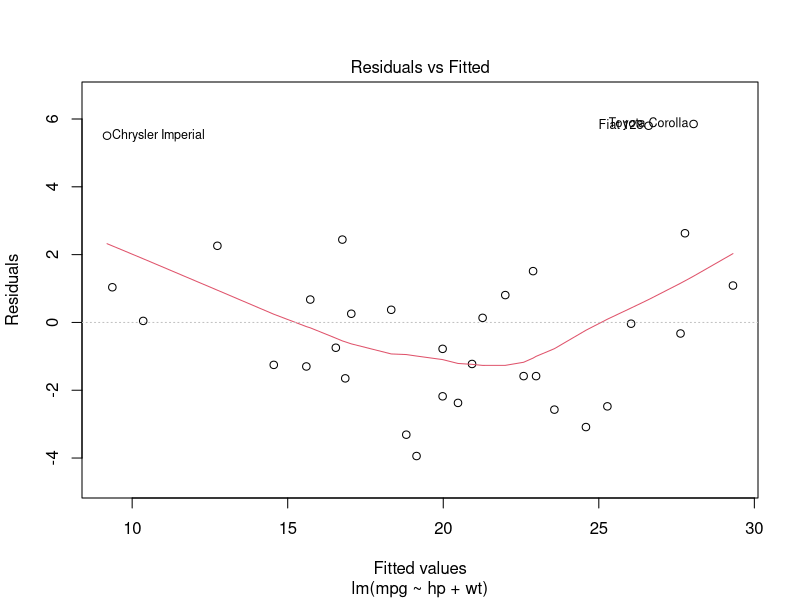
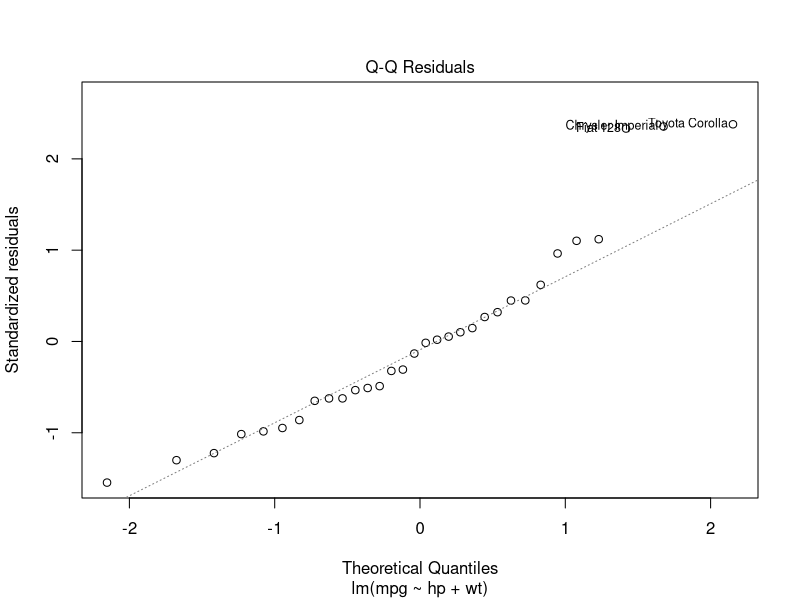
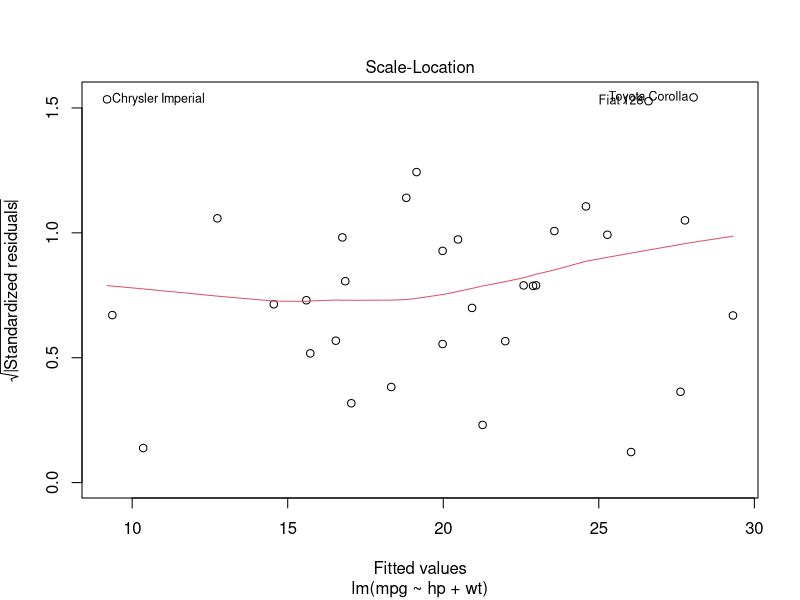
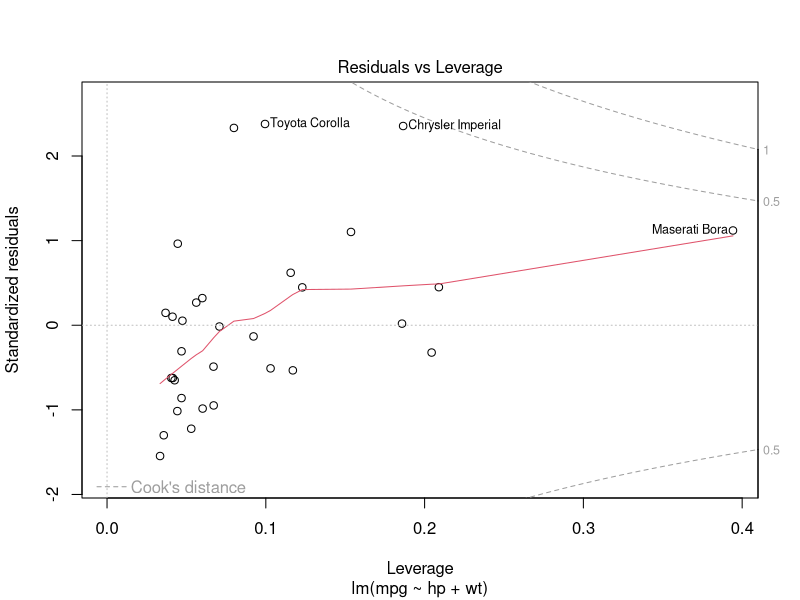
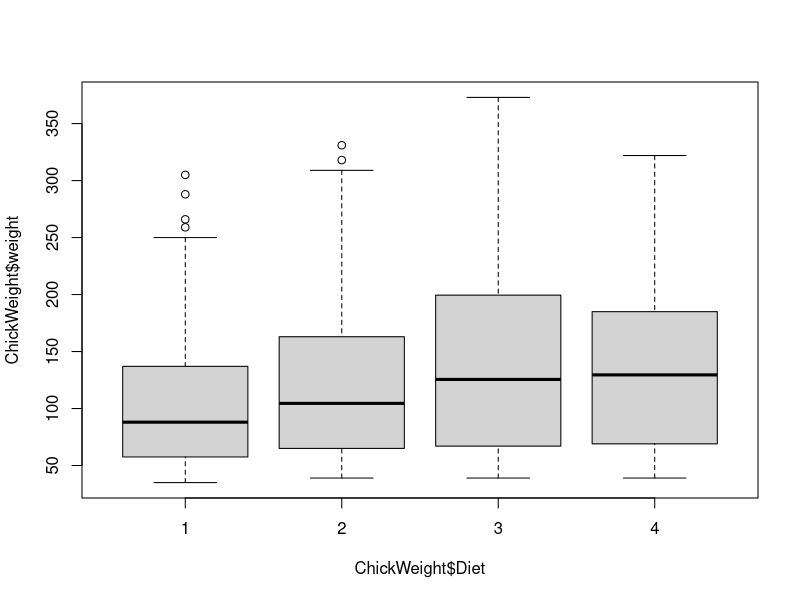
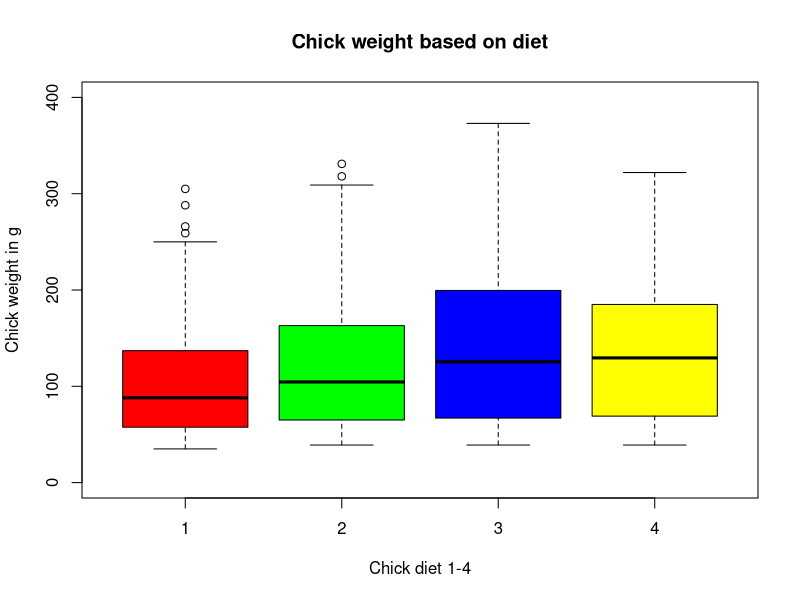
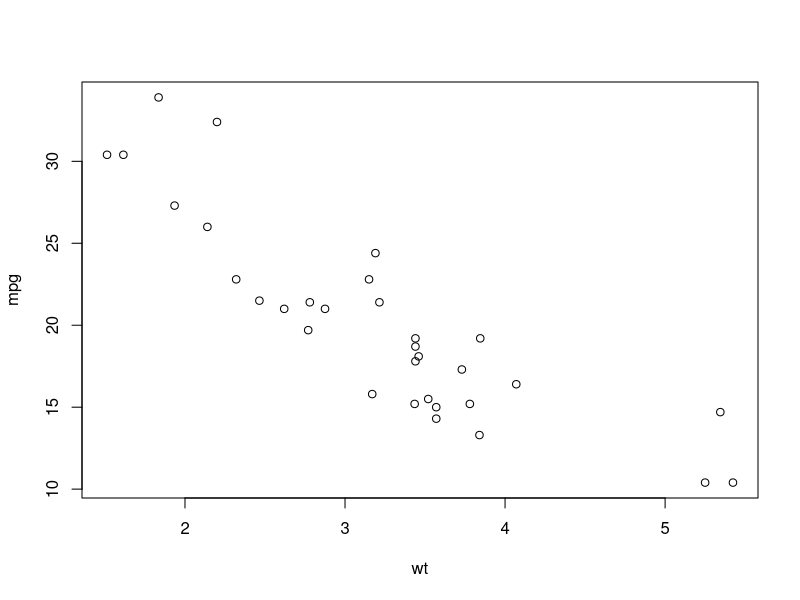
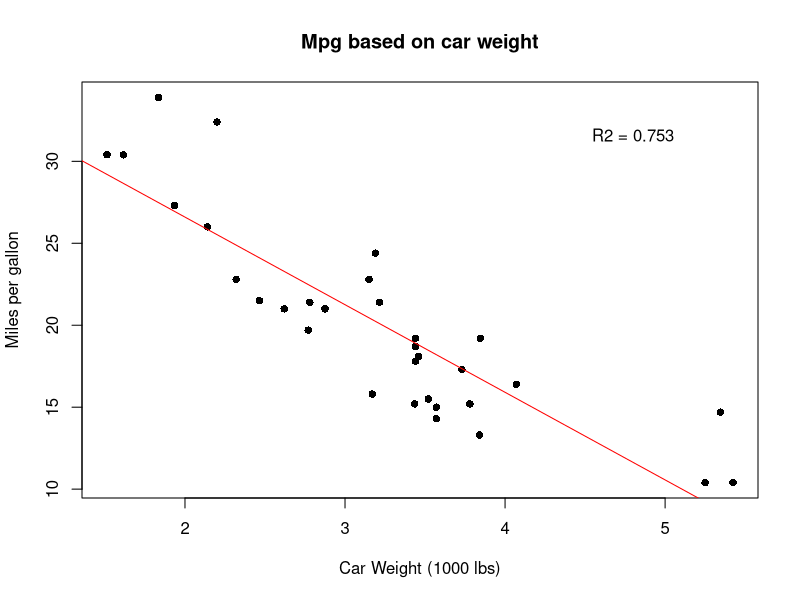

These figures' R source, in order:
### Workshop 3 Notes ####

# Today we will cover: 1) basic statistics and 2) plotting 


### 1: Statistics #####
# We've previously worked through examples of calculating descriptive statistics
# like the mean, range, etc on whole data & subsets of data
# There are many, many tools for statistical analysis either within base R or contained in other packages 
# Some examples include: 
# Chi-squared, fisher's exact test, correlations, t-tests, non-parametric stats, 
# multiple regression, cross-validation, variable selection, outlier detection
# ANOVAs, power calculations

#### ANOVA Example ####

View(ChickWeight)
# You have info on the weights of chicks on different diets (1-4)
# You want to see if there's a mean difference in chick weight based on diet
# This can be tested statistically using an ANOVA function executed through the "aov" function in base R

# If you wanted to check the assumptions of equal variance - you could run:
aggregate(ChickWeight$weight ~ ChickWeight$Diet, FUN = var)

# Assuming your data are appropriate for ANOVA:
fit = aov(ChickWeight$weight ~ ChickWeight$Diet)
# aov is the name of the function that fits an analysis of variance model
# The first argument is the dependent or outcome variable
# The second argument, after the ~, is the independent variable
# To see the results of this model fit:
summary(fit)

# Another way you could have coded this:
fit = aov(weight ~ Diet, data = ChickWeight)

#### Multiple regression Example ####

# Will be using the mtcars dataset (info about fuel consumption & other features of cars for 32 cars)
View(mtcars)

# Want to create a model to understand how different car features affect the fuel consumption
# You have prior knowledge that displacement, horsepower, weight and 1/4 mile time are related to fuel consumption

model = lm(mpg ~ disp + hp + wt + qsec, data = mtcars)

# lm is the function used to fit linear models (with single or multiple explanatory variables)
# Again the left most argument is the outcome variable and the variables after the '~' are the explanatory variables

# Use the summary command to inspect the model output
summary(model)
# We can see we get estimates of the coefficients, pvalues, info about the R^2, etc.

# But we're not sure this is the best model... want to do variable selection to figure this out
# Can do this using tools in the "MASS" package which you may have already installed
# install.packages("MASS")
library(MASS)

step.model = stepAIC(model, direction = "both")
# The stepAIC function provides step-wise variable selection
# If the AIC of the new model (after adding or removing variables) is lower, it keeps going in that direction

# Look at the output of this model selection process by again using the summary tool
summary(step.model)

# Can also examine the appropriateness of the model by looking at residuals:
plot(step.model)
# If you wanted to compare AIC of your original model to your new model from variable selection

AIC(model)
AIC(step.model)
BIC(model)
BIC(step.model)

# If we had data about some new car that's being made and we wanted to predict their gas mileage,
# we can do that using this model output
# Example new data:

HondaRoadster = c(145, 2.7) # horse-power and weight
VolvoP1900 = c(150, 4.2)
NewCars = as.data.frame(rbind(HondaRoadster, VolvoP1900))
colnames(NewCars) = c("hp", "wt")
View(NewCars)

# Now use the predict.lm function to predict the mpg based on the known horsepower and weight
predict.lm(step.model, NewCars)
# Obtain predicted values for mpg based on inputs

#### Plotting ####

# Similar to the stats, there are MANY types of plots we can create in R
# Examples include:
# boxplots, scatterplots, piecharts, histograms, linecharts, etc

# Again, we'll just go through a couple basic plottings examples so you get the feel for how these functions work
# and see what arguments you can pass to the plot commands

#### Boxplot Example ####
# We'll go back to the ChickWeight example from above
# Let's say in addition to running the ANOVA, we'd like to visualize differences
# in chick weight based on their diet
# We can do this by creating a boxplot 

boxplot(ChickWeight$weight ~ ChickWeight$Diet)
# Notice that the arguments are structured similarly to the ANOVA

# Let's spruce up this plot!

boxplot(weight ~ Diet, data = ChickWeight,
        main = "Chick weight based on diet",    # Adds a tile
        col = c("red", "green", "blue", "yellow"),   # Adds color
        ylim = c(0, 400),  # Adds y-axis bounds (xlim does the same for x-axis)
        xlab = "Chick diet 1-4",   
        ylab = "Chick weight in g")

### Scatterplot Example ####

plot(mpg ~ wt, data = mtcars)

# Again, spruce it up
plot(mpg ~ wt, data = mtcars,
     main = "Mpg based on car weight",
     col = "black",   # Lots of color options in R -- can google to find others
     pch = 16,    # changes the plotting "symbol"
     xlab = "Car Weight (1000 lbs)",
     ylab = "Miles per gallon")

# We can also add a line of best fit based on our model call
Model2= lm(mpg~ wt, data = mtcars)
abline(Model2, col = "red")  # abline functino adds straight lines to plot
text(x = 4.8, y= 31.6, labels = "R2 = 0.753")  # add text

### ggplot ####

# There is another method for plotting -- ggplot

# install.packages("ggplot2")
library(ggplot2)

ggplot(mtcars, aes(x=wt, y=mpg)) +
  geom_point(size=4, shape= 1, col = "darkred") + 
#geom_text(label=rownames(mtcars)) + 
  geom_smooth(method=lm, se = FALSE, linetype = "dashed")





